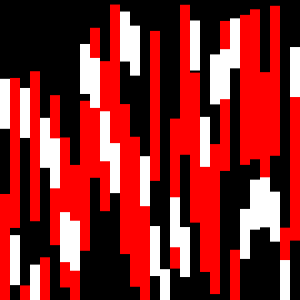
Frame 1 (no input)
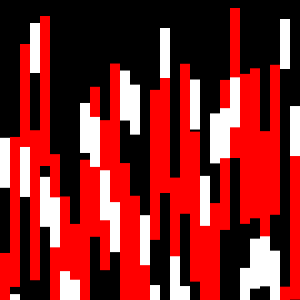
Frame 60 (the mouse pressed at the canvas centre just before this capture)
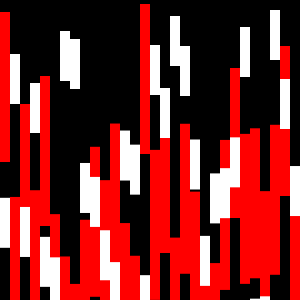
Frame 120 (the mouse held since frame 60 and released just before this capture)

The Processing sketch that drew these frames (run headless with seeded random() and noise(); from frame 60 on, the mouse is pressed at the canvas centre):

// Processing sketch: processing_39782
// ── processing_39782.pde

int num=30;

//creating the arrays
float[] y = new float[num]; 
float[] x =new float[num];  

void setup() {
  size(300, 300);
  smooth();
  noStroke();


  //seeding the arrays
  for (int i = 0; i < y.length; i++) {
    y[i] = random(height);
  }
  for (int j = 0; j < x.length; j++) {
    x[j] = random(width);
  }
}


void draw() {
  background(0);

  //using the arrays to draw the red and white rectangles.
  fill(255, 0, 0);
  for (int i = 0; i < num; i++) {
    rect((width/y.length)*i, y[i], 10, 150);
    y[i] = y[i]+1;
    if (y[i] > width) y[i] = 0;
  }

  fill(255);
  for (int j =0; j < num; j++) {
    rect((height/x.length)*j, x[j], 10, 50);
    x[j]=x[j]+1;
    if (x[j] > height) x[j] = 0;
  }
}
